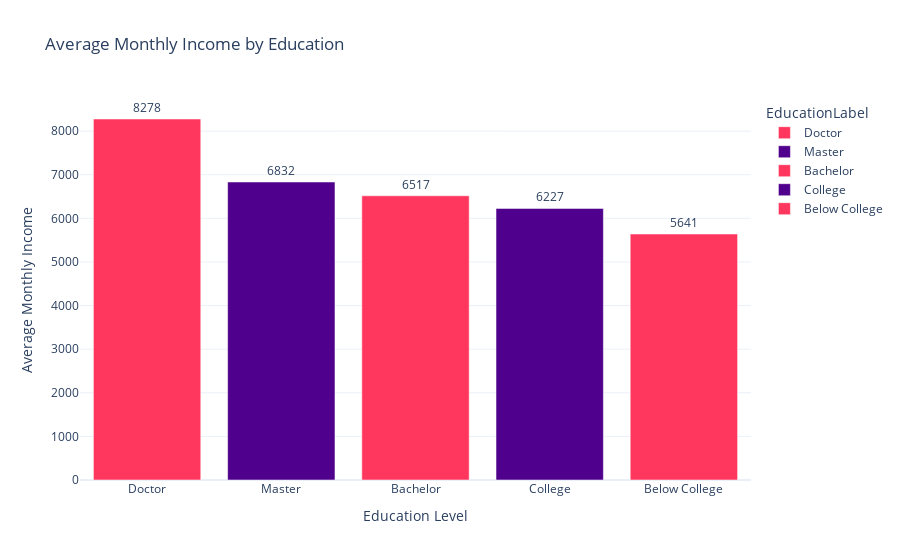

Notebook code cell kept with this figure:
### Code cell
# What is the average monthly income by education ?

#SQL 
# Connect to SQLite database
conn = sqlite3.connect("employees.db")

query="""
SELECT Education, AVG(MonthlyIncome) AS AvgMonthlyIncome
FROM employees
GROUP BY Education
ORDER BY Education DESC ;
"""
empl_monthly_income= pd.read_sql_query(query, conn)
print(empl_monthly_income)
conn.close()

#Python 
empl_monthly_incomeP = (
    HrData.groupby("Education")["MonthlyIncome"]
          .mean()
          .reset_index(name="AvgMonthlyIncome")
          .sort_values(by="Education", ascending=False)  
)
print(empl_monthly_incomeP)



education_map = {
    1: "Below College",
    2: "College",
    3: "Bachelor",
    4: "Master",
    5: "Doctor"
}

empl_monthly_incomeP["EducationLabel"] = empl_monthly_incomeP["Education"].map(education_map)

# Custom color palette
custom_colors = ["#ff375e", "#4f008c"]

fig = px.bar(
    empl_monthly_incomeP,
    x="EducationLabel",
    y="AvgMonthlyIncome",
    text="AvgMonthlyIncome",
    title="Average Monthly Income by Education",
    color="EducationLabel",  
    color_discrete_sequence=custom_colors * (len(empl_monthly_incomeP)//len(custom_colors) + 1) 
)

fig.update_traces(texttemplate='%{text:.0f}', textposition="outside")
fig.update_layout(
    xaxis_title="Education Level",
    yaxis_title="Average Monthly Income",
    template="plotly_white"
)
fig.show()

### Figure 1 — Plotly figure (JSON) as saved in the notebook; plotly's stock layout.template omitted (floating-point values rounded to 4 significant figures)
{"data": [{"hovertemplate": "EducationLabel=%{x}<br>AvgMonthlyIncome=%{text}<extra></extra>", "legendgroup": "Doctor", "marker": {"color": "#ff375e", "pattern": {"shape": ""}}, "name": "Doctor", "orientation": "v", "showlegend": true, "text": [8278.0], "textposition": "outside", "texttemplate": "%{text:.0f}", "type": "bar", "x": ["Doctor"], "xaxis": "x", "y": [8278.0], "yaxis": "y"}, {"hovertemplate": "EducationLabel=%{x}<br>AvgMonthlyIncome=%{text}<extra></extra>", "legendgroup": "Master", "marker": {"color": "#4f008c", "pattern": {"shape": ""}}, "name": "Master", "orientation": "v", "showlegend": true, "text": [6832.0], "textposition": "outside", "texttemplate": "%{text:.0f}", "type": "bar", "x": ["Master"], "xaxis": "x", "y": [6832.0], "yaxis": "y"}, {"hovertemplate": "EducationLabel=%{x}<br>AvgMonthlyIncome=%{text}<extra></extra>", "legendgroup": "Bachelor", "marker": {"color": "#ff375e", "pattern": {"shape": ""}}, "name": "Bachelor", "orientation": "v", "showlegend": true, "text": [6517.0], "textposition": "outside", "texttemplate": "%{text:.0f}", "type": "bar", "x": ["Bachelor"], "xaxis": "x", "y": [6517.0], "yaxis": "y"}, {"hovertemplate": "EducationLabel=%{x}<br>AvgMonthlyIncome=%{text}<extra></extra>", "legendgroup": "College", "marker": {"color": "#4f008c", "pattern": {"shape": ""}}, "name": "College", "orientation": "v", "showlegend": true, "text": [6227.0], "textposition": "outside", "texttemplate": "%{text:.0f}", "type": "bar", "x": ["College"], "xaxis": "x", "y": [6227.0], "yaxis": "y"}, {"hovertemplate": "EducationLabel=%{x}<br>AvgMonthlyIncome=%{text}<extra></extra>", "legendgroup": "Below College", "marker": {"color": "#ff375e", "pattern": {"shape": ""}}, "name": "Below College", "orientation": "v", "showlegend": true, "text": [5641.0], "textposition": "outside", "texttemplate": "%{text:.0f}", "type": "bar", "x": ["Below College"], "xaxis": "x", "y": [5641.0], "yaxis": "y"}], "layout": {"barmode": "relative", "legend": {"title": {"text": "EducationLabel"}, "tracegroupgap": 0}, "title": {"text": "Average Monthly Income by Education"}, "xaxis": {"anchor": "y", "categoryarray": ["Doctor", "Master", "Bachelor", "College", "Below College"], "categoryorder": "array", "domain": [0, 1], "title": {"text": "Education Level"}}, "yaxis": {"anchor": "x", "domain": [0, 1], "title": {"text": "Average Monthly Income"}}}}
